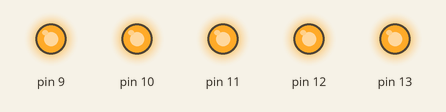
A sketch run on a simulated Arduino Uno, built with avr-gcc and run on an emulated ATmega328P. Parts: output pins drawn as LEDs (lit = HIGH).

Above: at 0.1 s.
Timing chart, 0 to 1.6 s (numbered marks = the images above):
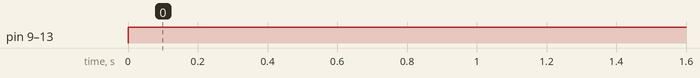

The sketch:

teste_5leds.ino
```cpp
/**
 * teste de 5 leds
 */
void setup() {
  //define o pino 13 como saida
  for(int i=13; i>8; i--){
  pinMode(i, OUTPUT);
  }
}

void loop() {
  //mandar 5v no pino 13
  for(int i=13; i>8; i--){
  digitalWrite(i, HIGH);
  }
}
```

Measured:
- by itself, pin 9–13: LOW → HIGH at 0.00 s
